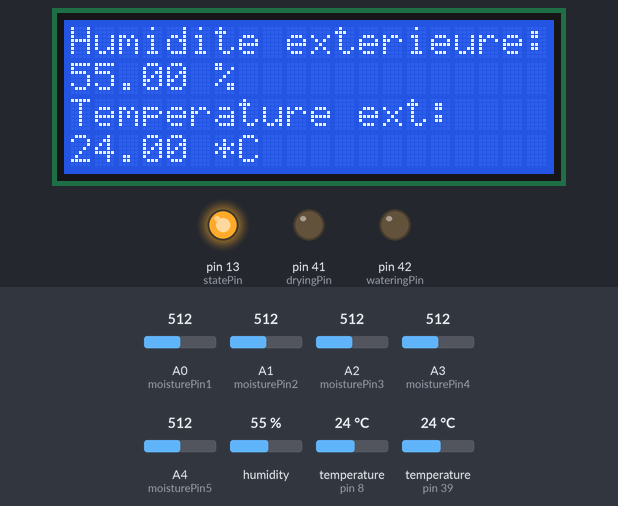
A sketch run on a simulated Arduino Mega 2560, built with avr-gcc and run on an emulated ATmega2560. On the bench: 20×4 character LCD, output pins drawn as LEDs (lit = HIGH). The test bench sets the inputs (shaded band); at power-on: A0 (moisturePin1) = 512, humidity 55 %, temperature (sensors on pin 39, pin 8) 24 °C, A1 (moisturePin2) = 512, A2 (moisturePin3) = 512, A3 (moisturePin4) = 512, A4 (moisturePin5) = 512. What the sketch prints to the serial monitor is not drawn.

Above: at 4.3 s.
4.4 s: A0 (moisturePin1) set to 474
At 7.0 s:
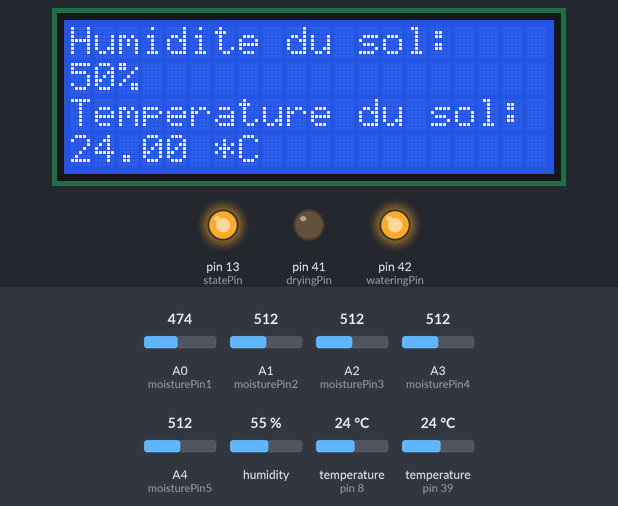
14.2 s: A0 (moisturePin1) set to 454
At 16.1 s:
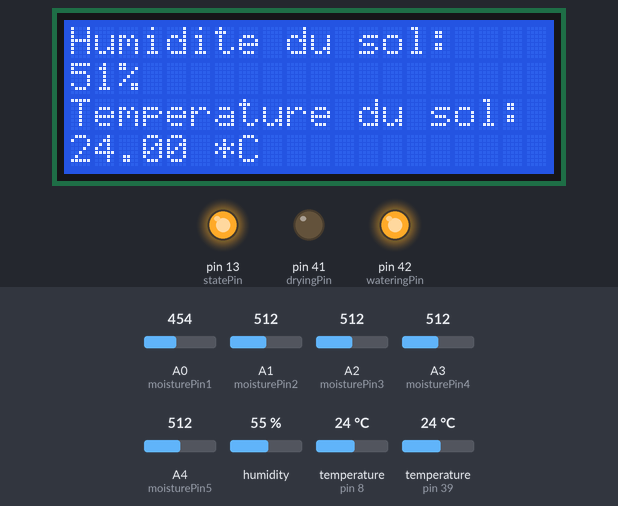
19.0 s: humidity set to 22 %
At 22.9 s:
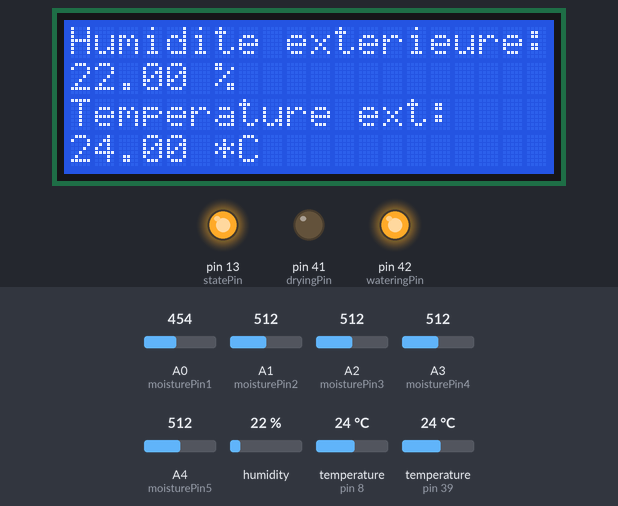
26.6 s: temperature (sensor on pin 39) set to 12 °C
At 31.1 s:
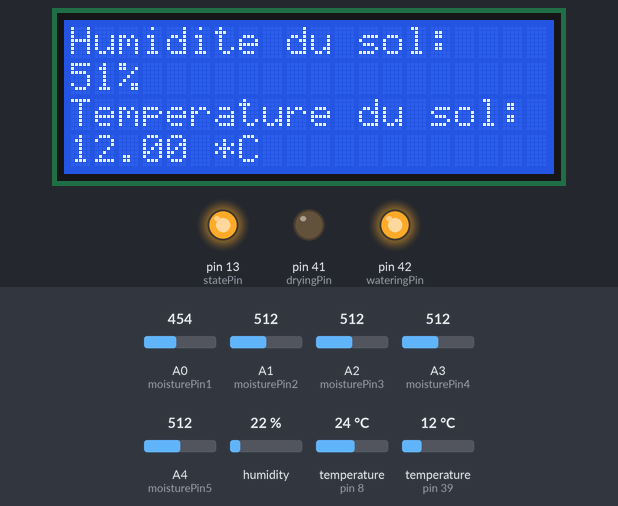
33.4 s: A1 (moisturePin2) set to 716
At 35.7 s:
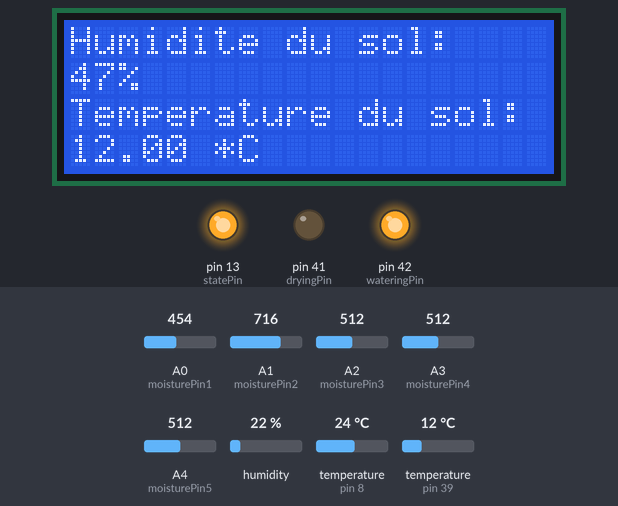
38.2 s: A2 (moisturePin3) set to 716
Timing chart, 0 to 41.2 s (numbered marks = the images above; inputs shaded):
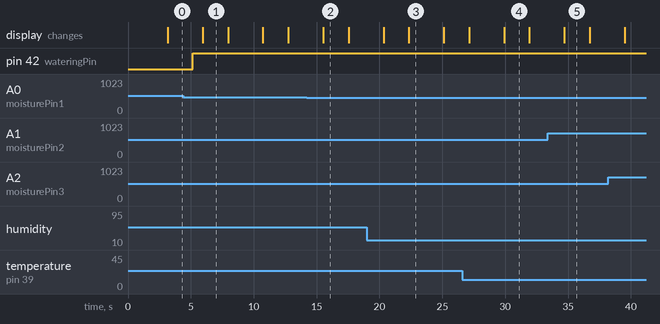

The sketch:

SmartGardenOS.ino
```cpp
/*
         __     __   __      __   __________       _______________
        /  /   /  / /  /    /  / /  _______/      /   ________    /
       /  /   /  / /  /    /  / /  /             /  /         /  /
      /  /___/  / /  /    /  / /  /     ______  /  /         /  /
     /  ____   / /  /    /  / /  /     /   __/ /  /         /  /
    /  /   /  / /  /    /  / /  /      /  /   /  /         /  /
   /  /   /  / /  /____/  / /  /______/  /   /  /_________/  /
  /__/   /__/ /__________/ /____________/   /_______________/

  Système d'exploitation du projet de l'exposcience.
*/
// préparer l'ecran lcd
#include <LiquidCrystal.h>
LiquidCrystal lcd(11,9,6,5,4,3);
// inclure les bibliothèque qui permettra l'utilisation de la sonde
#include <DallasTemperature.h>
#include <OneWire.h>

// preparer le sonde:
#define ONE_WIRE_BUS 39
OneWire oneWire(ONE_WIRE_BUS);
DallasTemperature sensors(&oneWire);
// préparation de la DHT
#include "DHT.h"   // Librairie des capteurs DHT

#define DHTPIN 8    // le pin sur lequel est branché le DHT

#define DHTTYPE DHT22      // DHT 22  (AM2302)

DHT dht(DHTPIN, DHTTYPE);

// le capteur de niveau d'eau 0 sur la pin 46
int waterLevel;
//étalonnage de la lecture hygrométrique:
const int wet = 0;// on étalonne les capteurs d'hygrométrie avec une valeur "humide"
const int dry = 1023; // on étalonne les capteurs d'hygrométrie avec une valeur "sèche"

//préparation des variables nécessaires à la lecture hygrométrique:
bool reading = true; // système en mode automatique (par défaut)
int moisturePin1 = A0; // Brancher le capteur d'hygrométrie sur la pin A0
int moisturePin2 = A1; // Brancher le capteur d'hygrométrie sur la pin A1
int moisturePin3 = A2; // Brancher le capteur d'hygrométrie sur la pin A2
int moisturePin4 = A3; // Brancher le capteur d'hygrométrie sur la pin A3
int moisturePin5 = A4; // Brancher le capteur d'hygrométrie sur la pin A4
int moistureValue; // initialiser la variable moistureValue qui correspond à l'humidité du sol
int moistureUsable; // initaliser la variable qui va stocker la valeur de la moyenne des valeurs des capteurs.
int hygroVal; // initialiser la variable qui va socker le pourcentage d'humidité du sol.


//préparation des variables pour l'arrosage:
int dryingPin = 41; // Définir la pin de la pompe de reprise sur la pin digitale 41
int wateringPin = 42; // Brancher la pompe d'arrosage sur la pin digitale 44
int wateringState; //initialiser la variable qui va stocker l'état de la pompe d'arrosage.
int dryingState; // initialiser la variable qui va stocker l'état de la pompe de reprise.

//préparation des variables pour l'analyse de la température du sol

//et le reste des variables:
int statePin = 13; // la led d'état de la carte électronique sera la led sur la pin 13

void setup() {
  moistureValue = 0; // Définir la valeur moistureValue à 0

  pinMode(moisturePin1, INPUT); // Définir la pin du capteur d'hygrométrie comme entrée
  pinMode(moisturePin2, INPUT); // Définir la pin du capteur d'hygrométrie comme entrée
  pinMode(moisturePin3, INPUT); // Définir la pin du capteur d'hygrométrie comme entrée
  pinMode(moisturePin4, INPUT); // Définir la pin du capteur d'hygrométrie comme entrée
  pinMode(wateringPin, OUTPUT); // Définir la pin de la pompe d'arrosage comme sortie
  pinMode(dryingPin, OUTPUT); // Définir la pin de la pompe de reprise en tant que sortie
  pinMode(statePin, OUTPUT); // La led d'état correspond à la pin 13, en sortie de courant

  digitalWrite(statePin, HIGH);

  Serial.begin(9600); // Initialiser le moniteur série en 9600 BAUD.
  lcd.begin(20, 4); // Initialiser l'écran en lcd 20x4 (20 caractères sur 4 lignes)
  dht.begin(); //démarrer la dht (pour mesures de l'humidité et de la température)
  sensors.begin();
  // Séquence de démarrage (nom SE, infos, Créateur)
  lcd.begin(20,4);
  lcd.clear();
  lcd.setCursor(4,0);
  lcd.print("SMART GARDEN");
  lcd.setCursor(0,1);
  lcd.print("BOOTING, PLEASE WAIT");
  lcd.setCursor(0, 3);
  lcd.print("by: HQ Developpement");
  delay(3000);
  lcd.clear();


}

void loop() {

  // ***********************************************partie DHT***********************************************
lcd.clear(); // effacer l'écran lcd

  // Lecture du taux d'humidité
  float h = dht.readHumidity();
  // Lecture de la température en Celcius
  float t = dht.readTemperature();
  // Pour lire la température en Fahrenheit
  float f = dht.readTemperature(true);

  // Stop le programme et renvoie un message d'erreur si le capteur ne renvoie aucune mesure
  if (isnan(h) || isnan(t) || isnan(f)) {
    Serial.println("Failed to read from the DHT sensor !");
    lcd.clear();
    lcd.setCursor(0,0);
    lcd.print("Erreur Capteur DHT");
    lcd.setCursor(0,1);
    lcd.print("Verifier la");
    lcd.setCursor(0,2);
    lcd.print("connexion");
    delay(1000);
    lcd.clear();
    return;
  }

  // Calcul la température ressentie. Il calcul est effectué à partir de la température en Fahrenheit
  // On fait la conversion en Celcius dans la foulée
  float hi = dht.computeHeatIndex(f, h);
  // afficher dans le moniteur série
  Serial.print("Humidite exterieure: ");
  Serial.print(h);
  Serial.print(" %, ");
  Serial.print("Temperature exterieure: ");
  Serial.print(t);
  Serial.print(" *C,  ");
  // afficher sur l'écran
  lcd.setCursor(0, 0);
  lcd.print("Humidite exterieure:");
  lcd.setCursor(0,1);
  lcd.print(h);
  lcd.print(" %");
  lcd.setCursor(0, 2);
  lcd.print("Temperature ext: ");
  lcd.setCursor(0,3);
  lcd.print(t);
  lcd.print(" *C");
  delay(2000); // définir un arrêt de 2 secondes pour faciliter la lecture sur l'écran


  // ***********************************************partie arrosage**********************************************
  moistureValue = (analogRead(moisturePin1) + analogRead(moisturePin2) + analogRead(moisturePin3) + analogRead(moisturePin4) + analogRead(moisturePin5));
  moistureUsable = moistureValue / 5;
  hygroVal = map(moistureUsable, dry, wet, 0, 100); // on défini les différents seuils initialisés au départ comme les seuils 0 et 100%

       // enclencher la pompe d'arrosage si l'humidité du sol est inférieure à 65%
      if(hygroVal <= 50){
        digitalWrite(wateringPin, HIGH);
        wateringState = 1;
      }
      // enclencher la pompe de reprise si l'humidité du sol dépasse les 90%
      if(hygroVal >= 90){
        digitalWrite(dryingPin, HIGH);
        dryingState = 1;
      }
      // arrêter les pompes quand on se situe à nouveau dans la fourchette adaptée à la plante.
      if (hygroVal  >= 80) {
        if (hygroVal <= 74) {
 Serial.println("wateringPin, LOW");
          digitalWrite(wateringPin, LOW);
          wateringState = 0;
 Serial.println("dryingPin, LOW");
          digitalWrite(dryingPin, LOW);
          dryingState = 0;
        }
      }
      sensors.requestTemperatures(); // Envoyer l'ordre au capteur de donner la température un peu avant de l'afficher pour éviter les latences potentielles
  // On décode les données du capteur de température pour les avoir sous forme de données que nous pourrions interpréter
  float tempC = sensors.getTempCByIndex(0);

   // ***********************************************partie hygrométrie***********************************************

  moistureValue = (analogRead(moisturePin1) + analogRead(moisturePin2) + analogRead(moisturePin3) + analogRead(moisturePin4) + analogRead(moisturePin5));
  moistureUsable = moistureValue / 5;
  hygroVal = map(moistureUsable, dry, wet, 0, 100); // on défini les différents seuils initialisés au départ comme les seuils 0 et 100%
  Serial.print("Humidite du sol: ");
  Serial.print(hygroVal);
  Serial.print(" %, ");

  lcd.clear();
  // On s'occupe de l'humidité
  lcd.setCursor(0, 0);
  lcd.print("Humidite du sol: ");
  lcd.setCursor(0,1);
  lcd.print(hygroVal);
  lcd.print("%");

  // ***********************************************partie mesure de la température***********************************************

  // Check if reading was successful
  if (tempC != DEVICE_DISCONNECTED_C)
  {
    Serial.print("Temperature du sol:  ");
    Serial.print(tempC);
    Serial.println(" C, ");
    lcd.setCursor(0, 2);
    lcd.print("Temperature du sol: ");
    lcd.setCursor(0,3);
    lcd.print(tempC);
    lcd.print(" *C");
    delay(2000); // définir un arrêt de 2 seconde pour faciliter la lecture sur l'écran
  }
  else
  {
    lcd.clear();
    lcd.setCursor(0,0);
    lcd.print("Pas de sonde de t*.");
    Serial.println("Error: Could not read temperature data");
    delay(500);
    return;
  }
}
```

Measured:
- after the input at 4.4 s, the display: changes after 1.5 s (image 1)
- after the input at 14.2 s, the display: changes after 1.3 s (image 2)
- after the input at 19.0 s, the display: first differs from a run without the input after 3.3 s (image 3)
- after the input at 26.6 s, the display: first differs from a run without the input after 3.3 s (image 4)
- after the input at 33.4 s, the display: changes after 1.3 s (image 5)
- what the display in image 1 shows lasts 2.1 s, from 5.9 s to 8.0 s
- what the display in image 3 shows lasts 2.8 s, from 22.3 s to 25.1 s
